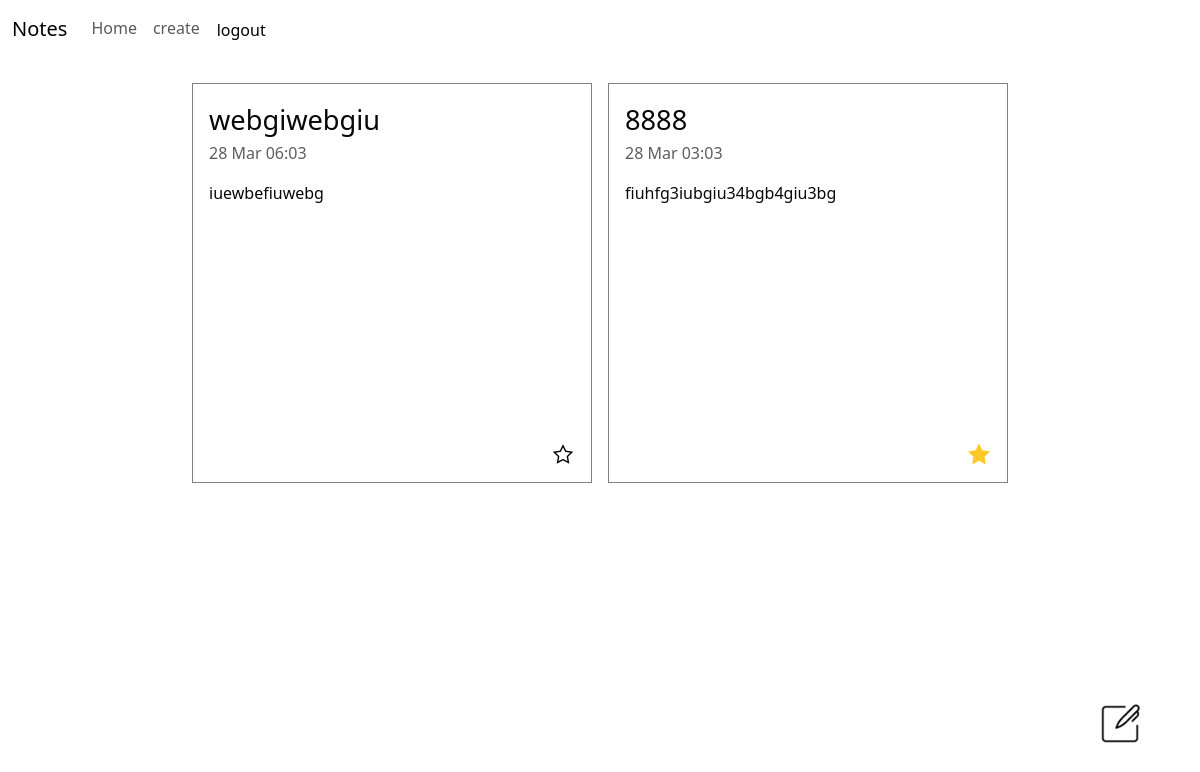
The page / (signed in) on the database its author committed.
### notes/models.py (models this page shows, shortened)
class Notes(models.Model):
    title = models.CharField(max_length=500)
    description = models.TextField(max_length=50000,blank=True)
    dateedited = models.DateTimeField(auto_now=True)
    important = models.BooleanField(default=False)
    user = models.ForeignKey(User, on_delete=models.CASCADE)

### notes/views.py (the view)
# urls.py: path('',views.home,name='home'),
@login_required
def home(request):
    notes = Notes.objects.filter(user=request.user).order_by('-dateedited')
    return render(request, 'notes/home.html',{'notes': notes})

### notes/templates/notes/home.html
{% extends 'notes/base.html' %}
{% load static %}
{% block content %}
<head>
    <link rel="stylesheet" href="{% static 'notes/master.css' %}">
</head>
<body>
    <div class="parent-notes-block">
        <div class="notes-block">
            {% for note in notes %}
        <a href="{% url 'viewnotes' note.id %}">
            <div class="title">
                {{ note.title|truncatechars:50 }}
            </div>
            <div class="dateedited">
                {{note.dateedited|date:'d M H:m'}}
            </div>
            <div class="description">
                {{note.description|truncatechars:200}}
            </div>
            <div class="important">
                {% if note.important %}
                <img src="{% static 'notes/liked.png' %}">
                {% else %}
                <img src="{% static 'notes/unliked.png' %}">
                {% endif %}
            </div>
        </a>
        {% endfor %}
    </div>
    <div class="create-btn">
      <a class="nav-link" href="{% url 'createnote' %}">
        <img src="{% static 'notes/create.png' %}" alt="create">
      </a>
    </div>
</div>
</body>
{% endblock %}

### notes/static/notes/master.css (style rules this page uses)
:root { font-size: 16px; font-family: 'JetBrains Mono', monospace; }
.title { font-size: 1.7rem; }
.dateedited { margin-bottom: 1rem; color: #5d5d5d; }
.important { margin-left: auto; margin-top: auto; }
.important>img { width: 1.5rem; }
.notes-block>a { text-decoration: none; padding: 1rem; color: #080808; height: 25rem; border: 1px solid grey; display: flex; flex-direction: column; }
.notes-block { display: grid; grid-template-columns: repeat(3, 25rem); gap: 1rem; }
.parent-notes-block { display: grid; place-items: center; background-color: #fff; }
@media (min-width: 1100px) and (max-width: 1400px) { .notes-block { display: grid; grid-template-columns: repeat(2, 25rem); gap: 1rem; } }
@media (min-width: 1100px) and (max-width: 1400px) { .notes-block>a { height: 25rem; } }
.create-btn { bottom: 7%; right: 5%; position: fixed; }
.create-btn>a>img { width: 2.5rem; }

### rows shown on the page
Notes: title "webgiwebgiu", dateedited "28 Mar 06:03", description "iuewbefiuwebg", important False (drawn)
Notes: title "8888", dateedited "28 Mar 03:03", description "fiuhfg3iubgiu34bgb4giu3bg", important True (drawn)
